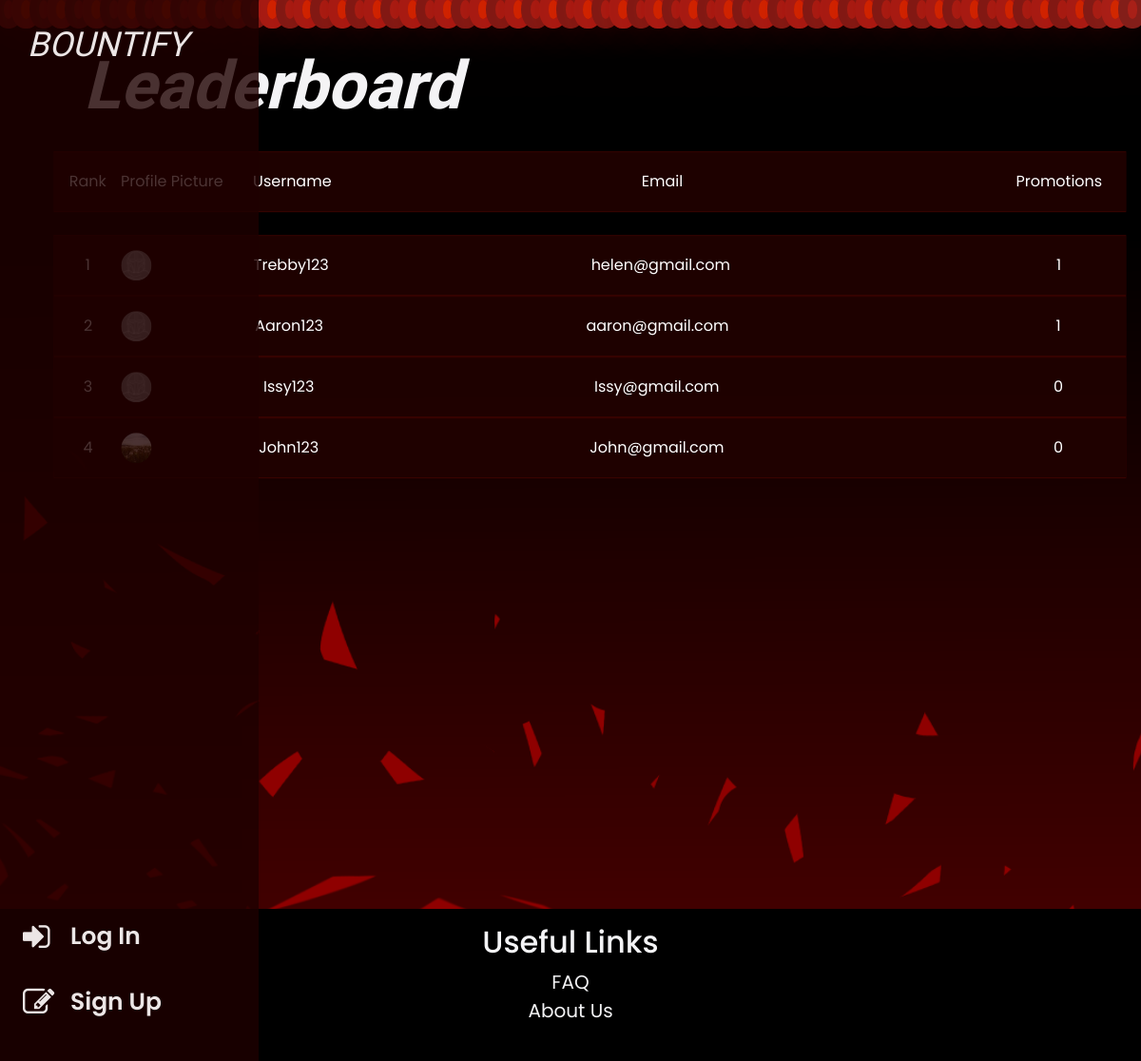
Before: /ranking with the older database file.
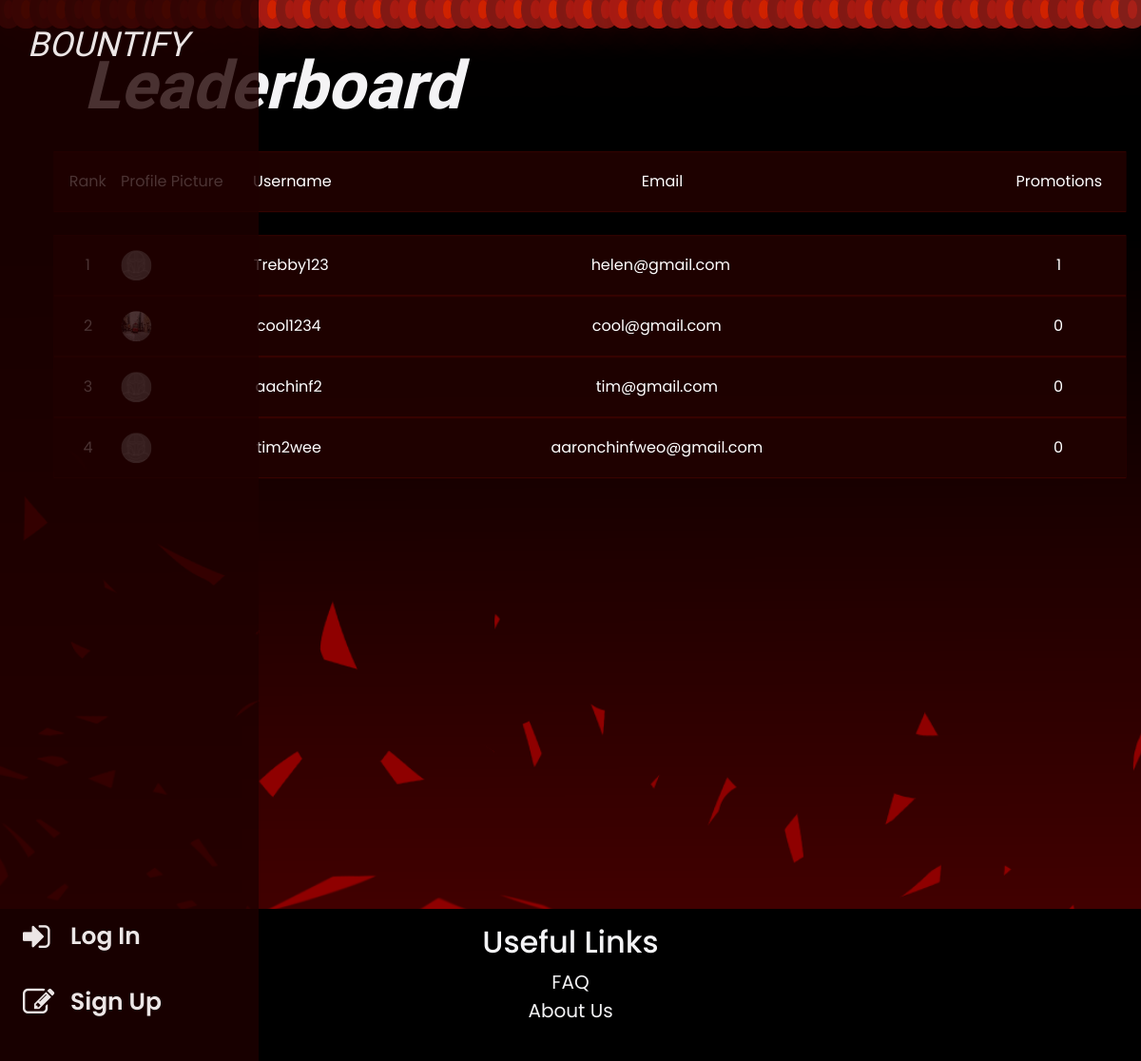
After: the same page with the newer database file.
### app/models.py (models this page shows, shortened)
class User(db.Model, UserMixin):
    uid = db.Column(db.Integer, primary_key=True) #turn back to ID if it doesnt work and make sure to change foreign key parameters below back to 'id' as well if required
    email = db.Column(db.String(150), unique=True)
    password = db.Column(db.String(150))
    username = db.Column(db.String(150))
    name = db.Column(db.String(150))
    avatar = db.Column(db.String(150), default = "pfp.png")
    bio = db.Column(db.String(150), default="Nothing here yet!")
    rank = db.Column(db.String(150), default = "D")
    isHunter = db.Column(db.Boolean, default=False)
    promote = db.Column(db.Integer, default=0)

### app/routes.py (the view)
@routes.route('/ranking')
def ranking():
    highest_promoted = User.query.order_by(User.promote.desc()).all()
    print(highest_promoted)
    return render_template('ranking.html', user=current_user, highest_promoted=highest_promoted)

### app/templates/ranking.html (shortened to what this page needs)
{% extends "base.html" %}  {% block content %}
<div class="lb-container">
	<h1 class="pagetitle">Leaderboard</h1>
</div>
<div class="home">
	<div class="lb">
		<div class="lb-content">
			<div class="center">Rank</div>
			<div>Profile Picture</div>
			<div class="center">Username</div>
			<div class="center">Email</div>
			<div class="center">Promotions</div>
		</div>
	</div>
	<br>
	{% for user in highest_promoted %}
	<div class="lb">
		<div class="lb-content">
			<div class="center">{{ loop.index }}</div>
			<div>
				<img
					class="small-avatar"
					src="{{ url_for('static', filename='images/profilepics/' ~ user.avatar) }}"
					alt="Profile Picture"
					width="50"
					height="50">
			</div>
			<div class="center">
				{{ user.username }}
			</div>
			<div class="center">{{ user.email }}</div>
			<div class="center">{{ user.promote }}</div>
		</div>
	</div>
	{% endfor %}
</div>
{% endblock %}

### app/templates/base.html (shortened to what this page needs)
<!DOCTYPE html>
<html lang="en">
  <head>
    <link
      rel="stylesheet"
      href="https://cdn.jsdelivr.net/npm/bootstrap@5.3.0-alpha1/dist/css/bootstrap.min.css"
    />
    <link
      rel="stylesheet"
      href="https://stackpath.bootstrapcdn.com/font-awesome/4.7.0/css/font-awesome.min.css"
    />
    <link
      rel="stylesheet"
      href="{{ url_for('static', filename='css/main-style.css') }}"
    />
  </head>
  <body>
    <nav
      class="sidebar d-none d-lg-block d-md-block d-sm-none d-xs-none"
      onmouseover="growNav(); revealHidden();"
      onmouseleave="shrinkNav(); hideHidden();"
    >
      <div class="logo">
        <a href="{{ url_for('routes.home') }}"
          >B<span class="hidden">OUNTIFY</span></a
        >
      </div>
      <div class="login">
        <ul>
          {% if user.is_authenticated %}
          <li>
            <a href="{{ url_for('routes.profile') }}">
              <i class="fa fa-user-circle-o fa-lg"></i>
              <span class="hidden"> Profile</span>
            </a>
          </li>
          <li>
            <a href="{{ url_for('auth.logout') }}">
              <i class="fa fa-sign-out fa-lg"></i>
              <span class="hidden"> Log Out</span>
            </a>
          </li>
          {% else %}
          <li>
            <a href="{{ url_for('auth.login') }}">
              <i class="fa fa-sign-in fa-lg"></i>
              <span class="hidden"> Log In</span>
            </a>
          </li>
          <li>
            <a href="{{ url_for('auth.sign_up') }}">
              <i class="fa fa-pencil-square-o fa-lg"></i>
              <span class="hidden"> Sign Up</span>
            </a>
          </li>
          {% endif %}
        </ul>
      </div>
    </nav>
    <div class="particle-container">
      <div class="particles">
      </div>
    </div>
    {% block content %} {% endblock %}
    <div class="footer">
      <h2>Useful Links</h2>
      <ul>
        <li>
          <a href="{{ url_for('routes.faq') }}">FAQ</a>
        </li>
        <li>
          <a href="{{ url_for('routes.aboutus') }}">About Us</a>
        </li>
      </ul>
    </div>
  </body>
</html>

### app/static/css/main-style.css (style rules this page uses)
* { box-sizing: border-box; margin: 0; padding: 0; }
:root { --primary-color: #f5433a; --variant-color: #ffcc40; --light-color: #f4f4f6; --dark-color: #111; --bg-col: rgb(71, 0, 0); --mouse-x: 0; --mouse-y: 0; }
body { font-family: "Poppins", sans-serif; font-size: 16px; line-height: 1.5; background-color: #111; cursor: url("../images/lightsaber.png"), auto; }
.home { position: relative; width: 100%; min-height: 100vh; background-image: url("../images/bg.png"); background-size: cover; background-attachment: fixed; background-repeat: no-repeat; color: #f4f4f6; overflow-x: hidden; }
h1 { font-size: 70px; }
.sidebar { z-index: 100; height: 100%; width: 5rem; position: fixed; top: 0; left: 0; background-color: rgba(30, 0, 0, 0.8); overflow-x: hidden; transition: width 0.5s; padding-top: 20px; }
.logo a { padding-left: 1.8rem; font-family: "Libre Franklin", sans-serif; font-size: 36px; font-style: italic; text-decoration: none; color: #ece6e6; display: block; transition: color 0.3s; }
.sidebar .fa-lg { width: 2.75rem; }
.login { position: absolute; bottom: 1%; }
ul { padding-left: 0; list-style: none; }
.sidebar ul li a { white-space: nowrap; padding: 1rem; padding-left: 1.5rem; text-decoration: none; font-size: 25px; font-weight: 600; color: #ece6e6; display: block; transition: color 0.5s; }
.pagetitle { margin-top: 2rem; padding: 1rem; font-size: 60px; margin-left: 6%; }
.small-avatar { height: 2rem; width: 2rem; border-radius: 50%; overflow: hidden; }
.lb-container { width: 100%; overflow-x: hidden; background-image: url("../images/bg.png"); background-size: cover; background-attachment: fixed; background-repeat: no-repeat; color: #f4f4f6; }
.lb-container h1 { font-size: 70px; font-family: "Libre Franklin", sans-serif; font-weight: 900; font-style: italic; }
.lb { width: 94%; height: 4rem; box-sizing: border-box; font-size: 1rem; font-weight: 400; line-height: 1.5; color: #fff; background-color: rgba(77, 4, 0, 0.75); padding: 1px 0; transform: translate(5%, 5%); cursor: pointer; position: relative; overflow: hidden; }
.lb::before, .lb > .lb-border { content: ""; position: absolute; top: 0; left: 0; width: 100%; height: 100%; border-radius: inherit; pointer-events: none; opacity: 0; transition: opacity 400ms; }
.lb::before { background: radial-gradient( 800px circle at var(--mouse-x) var(--mouse-y), rgba(255, 30, 30, 0.4), transparent 40% ); z-index: 1; }
.lb-content { display: grid; grid-template-columns: 1fr 2fr 1fr 10fr 2fr; align-items: center; height: 100%; width: 100%; background-color: rgba(22, 1, 0, 0.75); padding: 1px; position: relative; z-index: 3; }
.footer { min-height: 20vh; padding: 1rem; text-align: center; background-color: #000; color: #f4f4f6; }
.footer a { text-decoration: none; color: #f4f4f6; font-size: 20px; }
.hidden { opacity: 0; filter: blur(2px); transition: opacity 1s, filter 1s; }
.reveal { opacity: 1; filter: blur(0); }
.center { text-align: center; }
.particle-container { position: fixed; width: 100%; height: 100vh; overflow: hidden; pointer-events: none; }
.particles { position: relative; display: flex; }

Changed rows visible on the page:
changed User: avatar: a different picture; username "Aaron123" → "cool1234"; email "aaron@gmail.com" → "cool@gmail.com"; promote "1" → "0"
changed User: username "Issy123" → "aachinf2"; email "Issy@gmail.com" → "tim@gmail.com"
changed User: avatar: a different picture; username "John123" → "tim2wee"; email "John@gmail.com" → "aaronchinfweo@gmail.com"
